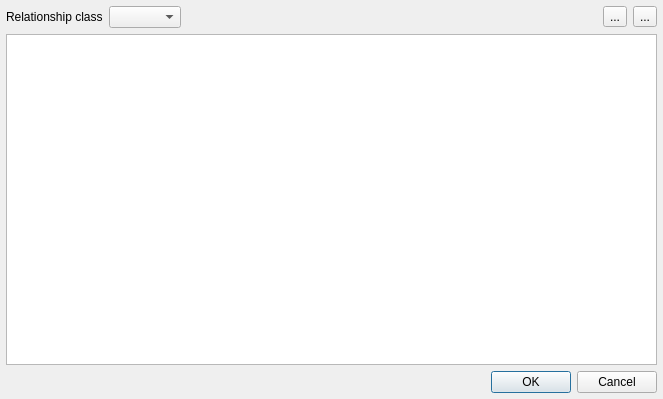
<?xml version="1.0" encoding="UTF-8"?>
<!--
#############################################################################
# Copyright (C) 2017 - 2018 VTT Technical Research Centre of Finland
#
# This file is part of Spine Toolbox.
#
# Spine Toolbox is free software: you can redistribute it and/or modify
# it under the terms of the GNU Lesser General Public License as published by
# the Free Software Foundation, either version 3 of the License, or
# (at your option) any later version.
#
# This program is distributed in the hope that it will be useful,
# but WITHOUT ANY WARRANTY; without even the implied warranty of
# MERCHANTABILITY or FITNESS FOR A PARTICULAR PURPOSE.  See the
# GNU Lesser General Public License for more details.
#
# You should have received a copy of the GNU Lesser General Public License
# along with this program.  If not, see <http://www.gnu.org/licenses/>.
#############################################################################
-->
<ui version="4.0">
 <class>Dialog</class>
 <widget class="QDialog" name="Dialog">
  <property name="geometry">
   <rect>
    <x>0</x>
    <y>0</y>
    <width>663</width>
    <height>399</height>
   </rect>
  </property>
  <property name="windowTitle">
   <string>Add relationships</string>
  </property>
  <layout class="QVBoxLayout" name="verticalLayout_2">
   <property name="spacing">
    <number>0</number>
   </property>
   <property name="leftMargin">
    <number>0</number>
   </property>
   <property name="topMargin">
    <number>0</number>
   </property>
   <property name="rightMargin">
    <number>0</number>
   </property>
   <property name="bottomMargin">
    <number>0</number>
   </property>
   <item>
    <layout class="QVBoxLayout" name="verticalLayout">
     <property name="spacing">
      <number>6</number>
     </property>
     <property name="leftMargin">
      <number>6</number>
     </property>
     <property name="topMargin">
      <number>6</number>
     </property>
     <property name="rightMargin">
      <number>6</number>
     </property>
     <property name="bottomMargin">
      <number>6</number>
     </property>
     <item>
      <layout class="QHBoxLayout" name="horizontalLayout_2">
       <item>
        <widget class="QLabel" name="label">
         <property name="text">
          <string>Relationship class</string>
         </property>
        </widget>
       </item>
       <item>
        <widget class="QComboBox" name="comboBox_relationship_class"/>
       </item>
       <item>
        <spacer name="horizontalSpacer_2">
         <property name="orientation">
          <enum>Qt::Horizontal</enum>
         </property>
         <property name="sizeHint" stdset="0">
          <size>
           <width>40</width>
           <height>20</height>
          </size>
         </property>
        </spacer>
       </item>
       <item>
        <widget class="QToolButton" name="toolButton_insert_row">
         <property name="text">
          <string>...</string>
         </property>
        </widget>
       </item>
       <item>
        <widget class="QToolButton" name="toolButton_remove_row">
         <property name="text">
          <string>...</string>
         </property>
        </widget>
       </item>
      </layout>
     </item>
     <item>
      <widget class="QTableView" name="tableView">
       <property name="editTriggers">
        <set>QAbstractItemView::AllEditTriggers</set>
       </property>
       <attribute name="horizontalHeaderStretchLastSection">
        <bool>true</bool>
       </attribute>
      </widget>
     </item>
     <item>
      <layout class="QHBoxLayout" name="horizontalLayout"/>
     </item>
     <item>
      <widget class="QDialogButtonBox" name="buttonBox">
       <property name="orientation">
        <enum>Qt::Horizontal</enum>
       </property>
       <property name="standardButtons">
        <set>QDialogButtonBox::Cancel|QDialogButtonBox::Ok</set>
       </property>
      </widget>
     </item>
    </layout>
   </item>
   <item>
    <layout class="QHBoxLayout" name="horizontalLayout_statusbar_placeholder">
     <item>
      <widget class="QWidget" name="widget_invisible_dummy" native="true"/>
     </item>
    </layout>
   </item>
  </layout>
  <action name="actionInsert_row">
   <property name="icon">
    <iconset resource="resources/resources_icons.qrc">
     <normaloff>:/icons/plus.png</normaloff>:/icons/plus.png</iconset>
   </property>
   <property name="text">
    <string>Insert row</string>
   </property>
   <property name="toolTip">
    <string>&lt;html&gt;&lt;head/&gt;&lt;body&gt;&lt;p&gt;Insert row below current one &lt;span style=&quot; font-weight:600;&quot;&gt;(Ctrl+Ins)&lt;/span&gt;&lt;/p&gt;&lt;/body&gt;&lt;/html&gt;</string>
   </property>
   <property name="shortcut">
    <string>Ctrl+Ins</string>
   </property>
  </action>
  <action name="actionRemove_row">
   <property name="icon">
    <iconset resource="resources/resources_icons.qrc">
     <normaloff>:/icons/minus.png</normaloff>:/icons/minus.png</iconset>
   </property>
   <property name="text">
    <string>Remove row</string>
   </property>
   <property name="toolTip">
    <string>&lt;html&gt;&lt;head/&gt;&lt;body&gt;&lt;p&gt;Remove current row &lt;span style=&quot; font-weight:600;&quot;&gt;(Ctrl+Del)&lt;/span&gt;&lt;/p&gt;&lt;/body&gt;&lt;/html&gt;</string>
   </property>
   <property name="shortcut">
    <string>Ctrl+Del</string>
   </property>
  </action>
 </widget>
 <resources>
  <include location="resources/resources_icons.qrc"/>
 </resources>
 <connections>
  <connection>
   <sender>buttonBox</sender>
   <signal>accepted()</signal>
   <receiver>Dialog</receiver>
   <slot>accept()</slot>
   <hints>
    <hint type="sourcelabel">
     <x>248</x>
     <y>254</y>
    </hint>
    <hint type="destinationlabel">
     <x>157</x>
     <y>274</y>
    </hint>
   </hints>
  </connection>
  <connection>
   <sender>buttonBox</sender>
   <signal>rejected()</signal>
   <receiver>Dialog</receiver>
   <slot>reject()</slot>
   <hints>
    <hint type="sourcelabel">
     <x>316</x>
     <y>260</y>
    </hint>
    <hint type="destinationlabel">
     <x>286</x>
     <y>274</y>
    </hint>
   </hints>
  </connection>
 </connections>
</ui>
